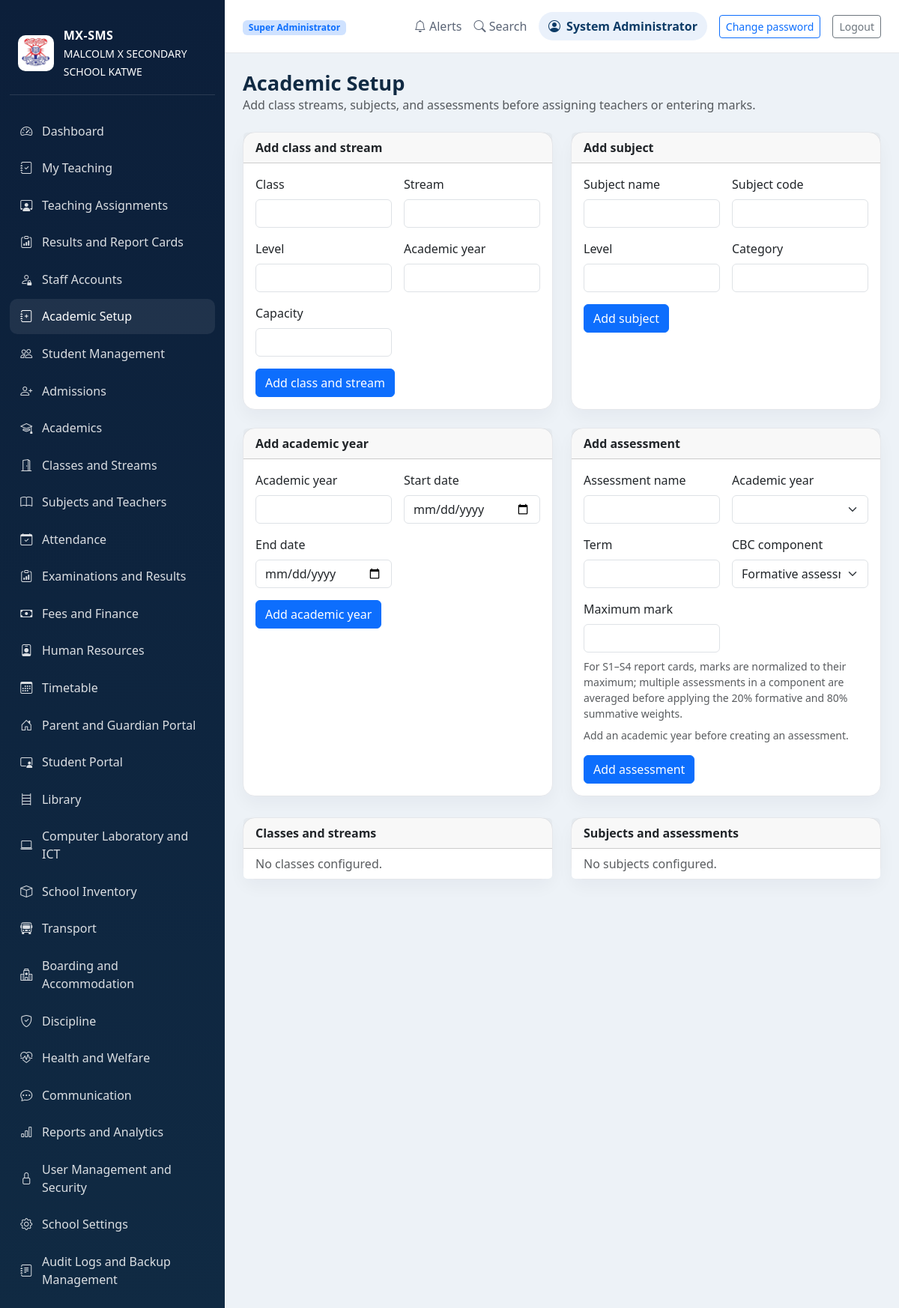
Screenshot of /academic-setup (signed in) with the database file from the repository.
### app/models.py (models this page shows, shortened)
class Role(db.Model):
    __tablename__ = "role"
    id: Mapped[int] = mapped_column(Integer, primary_key=True)
    name: Mapped[str] = mapped_column(String(80), unique=True, nullable=False)
    description: Mapped[str] = mapped_column(Text, default="")
    permissions: Mapped[list["Permission"]] = relationship(
        "Permission",
        secondary=roles_permissions,
        back_populates="roles",
        cascade="all, delete",
    )
    users: Mapped[list["User"]] = relationship("User", back_populates="role")

class User(UserMixin, db.Model):
    __tablename__ = "user"
    id: Mapped[int] = mapped_column(Integer, primary_key=True)
    username: Mapped[str] = mapped_column(String(40), unique=True, nullable=False)
    email: Mapped[str] = mapped_column(String(120), unique=True, nullable=False)
    password_hash: Mapped[str] = mapped_column(String(255), nullable=False)
    first_name: Mapped[str] = mapped_column(String(80), nullable=False)
    last_name: Mapped[str] = mapped_column(String(80), nullable=False)
    role_id: Mapped[int | None] = mapped_column(ForeignKey("role.id"), nullable=True)
    is_active: Mapped[bool] = mapped_column(default=True)
    created_at: Mapped[datetime] = mapped_column(DateTime, default=datetime.utcnow)
    role: Mapped[Role | None] = relationship("Role", back_populates="users")
    @property
    def full_name(self):
        return f"{self.first_name} {self.last_name}".strip()

### app/routes.py (the view)
@main.route("/academic-setup")
@login_required
def academic_setup():
    assessment_form = AssessmentForm()
    academic_years = AcademicYear.query.order_by(AcademicYear.name.desc()).all()
    assessment_form.academic_year_id.choices = [
        (year.id, year.name) for year in academic_years
    ]
    return render_template(
        "academic_setup.html",
        class_form=ClassRoomForm(),
        subject_form=SubjectForm(),
        year_form=AcademicYearForm(),
        assessment_form=assessment_form,
        classes=ClassRoom.query.order_by(ClassRoom.name, ClassRoom.stream).all(),
        subjects=Subject.query.order_by(Subject.name).all(),
        years=AcademicYear.query.order_by(AcademicYear.name.desc()).all(),
        assessments=Assessment.query.order_by(Assessment.id.desc()).all(),
    )

### app/forms.py
class AssessmentForm(FlaskForm):
    name = StringField("Assessment name", validators=[DataRequired(), Length(max=80)])
    academic_year_id = SelectField("Academic year", coerce=int, validators=[DataRequired()])
    term = StringField("Term", validators=[DataRequired(), Length(max=40)])
    component = SelectField(
        "CBC component",
        choices=[
            ("Formative", "Formative assessment (20%)"),
            ("Summative", "Summative assessment (80%)"),
        ],
        validators=[DataRequired()],
    )
    max_marks = IntegerField(
        "Maximum mark",
        validators=[InputRequired(), NumberRange(min=1)],
    )
    submit = SubmitField("Add assessment")

class ClassRoomForm(FlaskForm):
    name = StringField("Class", validators=[DataRequired(), Length(max=80)])
    stream = StringField("Stream", validators=[Optional(), Length(max=30)])
    level = StringField("Level", validators=[DataRequired(), Length(max=30)])
    academic_year = StringField("Academic year", validators=[DataRequired(), Length(max=20)])
    capacity = IntegerField("Capacity", validators=[InputRequired(), NumberRange(min=1)])
    submit = SubmitField("Add class and stream")

### app/routes.py (called while the page is built)
def role_name(user=None):
    user = user or current_user._get_current_object()
    if isinstance(user, StudentAccount):
        return "Student"
    user_role = getattr(user, "role", None)
    return user_role.name if user_role else None

@main.before_request
def restrict_student_access():
    if not current_user.is_authenticated:
        return None
    user = current_user._get_current_object()
    endpoint = request.endpoint
    if isinstance(user, StudentAccount):
        if endpoint not in STUDENT_ENDPOINTS:
            return redirect(url_for("main.student_portal"))
        return None
    role = role_name(user)
    if role == "Super Administrator":
        return None
    if endpoint not in ROLE_ENDPOINTS.get(role, set()):
        abort(403)
    return None

### app/templates/academic_setup.html (shortened to what this page needs)
{% extends 'base.html' %}
{% block content %}
<div class="mb-4">
  <h2 class="page-title">Academic Setup</h2>
  <p class="text-muted mb-0">Add class streams, subjects, and assessments before assigning teachers or entering marks.</p>
</div>
<div class="row g-4">
  <div class="col-lg-6">
    <div class="card h-100">
      <div class="card-header"><strong>Add class and stream</strong></div>
      <div class="card-body">
        <form method="POST" action="{{ url_for('main.create_class_room') }}">
          <div class="row g-3">
            {% for field in [class_form.name, class_form.stream, class_form.level, class_form.academic_year, class_form.capacity] %}
              <div class="col-md-6">{{ field.label(class_='form-label') }}{{ field(class_='form-control') }}</div>
            {% endfor %}
          </div>
          <div class="mt-3">{{ class_form.submit(class_='btn btn-primary') }}</div>
        </form>
      </div>
    </div>
  </div>
  <div class="col-lg-6">
    <div class="card h-100">
      <div class="card-header"><strong>Add subject</strong></div>
      <div class="card-body">
        <form method="POST" action="{{ url_for('main.create_subject') }}">
          <div class="row g-3">
            {% for field in [subject_form.name, subject_form.code, subject_form.level, subject_form.category] %}
              <div class="col-md-6">{{ field.label(class_='form-label') }}{{ field(class_='form-control') }}</div>
            {% endfor %}
          </div>
          <div class="mt-3">{{ subject_form.submit(class_='btn btn-primary') }}</div>
        </form>
      </div>
    </div>
  </div>
  <div class="col-lg-6">
    <div class="card h-100">
      <div class="card-header"><strong>Add academic year</strong></div>
      <div class="card-body">
        <form method="POST" action="{{ url_for('main.create_academic_year') }}">
          <div class="row g-3">
            {% for field in [year_form.name, year_form.start_date, year_form.end_date] %}
              <div class="col-md-6">{{ field.label(class_='form-label') }}{{ field(class_='form-control') }}</div>
            {% endfor %}
          </div>
          <div class="mt-3">{{ year_form.submit(class_='btn btn-primary') }}</div>
        </form>
      </div>
    </div>
  </div>
  <div class="col-lg-6">
    <div class="card h-100">
      <div class="card-header"><strong>Add assessment</strong></div>
      <div class="card-body">
        <form method="POST" action="{{ url_for('main.create_assessment') }}">
          <div class="row g-3">
            {% for field in [assessment_form.name, assessment_form.academic_year_id, assessment_form.term, assessment_form.component, assessment_form.max_marks] %}
              <div class="col-md-6">{{ field.label(class_='form-label') }}{{ field(class_='form-select' if field.name in ['academic_year_id', 'component'] else 'form-control') }}</div>
            {% endfor %}
          </div>
          <div class="form-text mt-2">For S1–S4 report cards, marks are normalized to their maximum; multiple assessments in a component are averaged before applying the 20% formative and 80% summative weights.</div>
          {% if not years %}<div class="form-text mt-2">Add an academic year before creating an assessment.</div>{% endif %}
          <div class="mt-3">{{ assessment_form.submit(class_='btn btn-primary') }}</div>
        </form>
      </div>
    </div>
  </div>
</div>
<div class="row g-4 mt-1">
  <div class="col-lg-6">
    <div class="card">
      <div class="card-header"><strong>Classes and streams</strong></div>
      <ul class="list-group list-group-flush">
        {% for room in classes %}<li class="list-group-item">{{ room.label }} <span class="text-muted">· {{ room.academic_year }}</span></li>{% else %}<li class="list-group-item text-muted">No classes configured.</li>{% endfor %}
      </ul>
    </div>
  </div>
  <div class="col-lg-6">
    <div class="card">
      <div class="card-header"><strong>Subjects and assessments</strong></div>
      <ul class="list-group list-group-flush">
        {% for subject in subjects %}<li class="list-group-item">{{ subject.name }} <span class="text-muted">({{ subject.code }})</span></li>{% else %}<li class="list-group-item text-muted">No subjects configured.</li>{% endfor %}
      </ul>
    </div>
  </div>
</div>
{% endblock %}

### app/templates/base.html (shortened to what this page needs)
<!DOCTYPE html>
<html lang="en">
  <head>
    <link href="https://cdn.jsdelivr.net/npm/bootstrap@5.3.3/dist/css/bootstrap.min.css" rel="stylesheet" />
    <link rel="stylesheet" href="https://cdn.jsdelivr.net/npm/bootstrap-icons@1.11.3/font/bootstrap-icons.min.css" />
    <link rel="stylesheet" href="{{ url_for('static', filename='css/style.css') }}" />
  </head>
  <body>
    {% if current_user.is_authenticated %}
    <div class="app-shell d-flex">
      <aside class="sidebar">
        <div class="brand-box">
          <img
            class="school-badge sidebar-school-badge"
            src="{{ url_for('static', filename=school.profile_photo) if school and school.profile_photo else url_for('static', filename='images/school-badge.png') }}"
            alt="{{ school.name ~ ' profile picture' if school and school.profile_photo else 'Malcolm X Secondary School badge' }}"
          />
          <div>
            <div class="brand-name">MX-SMS</div>
            <small>{{ school_name }}</small>
          </div>
        </div>
        <nav class="nav flex-column mt-4 sidebar-nav">
          {% for module in module_nav %}
            <a class="nav-link {% if request.endpoint == module.route %}active{% endif %}" href="{{ url_for(module.route) }}">
              <i class="bi {{ module.icon }}"></i>
              <span>{{ module.label }}</span>
            </a>
          {% endfor %}
        </nav>
      </aside>
      <main class="content-area">
        <header class="topbar">
          <div>
            <span class="badge bg-primary-subtle text-primary">
              {{ 'Student portal' if is_student_user else user_role }}
            </span>
          </div>
          <div class="topbar-actions">
            <span class="me-3"><i class="bi bi-bell"></i> Alerts</span>
            <span class="me-3"><i class="bi bi-search"></i> Search</span>
            <span class="user-pill"><i class="bi bi-person-circle"></i> {{ current_user.full_name }}</span>
            {% if not is_student_user %}
              <a href="{{ url_for('main.staff_change_password') }}" class="btn btn-sm btn-outline-primary ms-3">Change password</a>
            {% endif %}
            <a href="{{ url_for('main.logout') }}" class="btn btn-sm btn-outline-secondary ms-3">Logout</a>
          </div>
        </header>
        <div class="page-body">{% block content %}{% endblock %}</div>
      </main>
    </div>
    {% endif %}
  </body>
</html>

### app/static/css/style.css (style rules this page uses)
:root { --primary: #0d3b66; --primary-soft: #eaf1fb; --navy: #102a43; --muted: #5b6576; --panel: #f8fafc; --light-border: #e5e7eb; --success: #1b9c85; --warning: #f4b942; --info: #3b82f6; }
body { background: #edf2f7; color: #1f2937; font-family: "Segoe UI", Tahoma, sans-serif; }
.school-badge { display: block; flex: 0 0 auto; object-fit: contain; background: #fff; border-radius: 10px; }
.sidebar-school-badge { width: 48px; height: 48px; padding: 2px; }
.app-shell { min-height: 100vh; }
.sidebar { width: 300px; background: linear-gradient(180deg, #0c1f3a 0%, #102a43 100%); color: white; padding: 1.2rem 0.8rem; overflow-y: auto; }
.brand-box { display: flex; align-items: center; gap: 0.8rem; padding: 1rem 0.7rem 1.2rem; border-bottom: 1px solid rgba(255, 255, 255, 0.12); }
.brand-name { font-weight: 700; letter-spacing: 0.03em; }
.sidebar-nav { gap: 0.2rem; }
.sidebar-nav .nav-link { color: rgba(255,255,255,0.85); border-radius: 10px; padding: 0.7rem 0.9rem; display: flex; align-items: center; gap: 0.8rem; transition: 0.2s ease; }
.sidebar-nav .nav-link:hover, .sidebar-nav .nav-link.active { background: rgba(255,255,255,0.08); color: white; }
.content-area { flex: 1; background: #edf2f7; }
.topbar { background: white; border-bottom: 1px solid var(--light-border); padding: 1rem 1.5rem; display: flex; justify-content: space-between; align-items: center; }
.topbar-actions { display: flex; align-items: center; color: var(--muted); }
.user-pill { display: inline-flex; align-items: center; gap: 0.5rem; background: var(--primary-soft); border-radius: 999px; padding: 0.45rem 0.8rem; color: var(--primary); font-weight: 600; }
.page-body { padding: 1.5rem; }
.page-title { font-size: clamp(1.7rem, 2vw, 2.3rem); font-weight: 700; color: var(--navy); margin: 0; }
.card { border: 1px solid var(--light-border); border-radius: 16px; box-shadow: 0 10px 22px rgba(15, 23, 42, 0.04); background: white; }

### rows the page displays
Role: name "Super Administrator"
User: is_active True (drawn), full_name "System Administrator"

### other values shown
{{ school_name }} "MALCOLM X SECONDARY SCHOOL KATWE"
{{ module.label }} "Dashboard" "My Teaching" "Teaching Assignments" "Results and Report Cards" "Staff Accounts" "Academic Setup" "Student Management" "Admissions" "Academics" "Classes and Streams" "Subjects and Teachers" "Attendance" "Examinations and Results" "Fees and Finance" "Human Resources" "Timetable" "Parent and Guardian Portal" "Student Portal" "Library" "Computer Laboratory and ICT" "School Inventory" "Transport" "Boarding and Accommodation" "Discipline" "Health and Welfare" "Communication" "Reports and Analytics" "User Management and Security" "School Settings" "Audit Logs and Backup Management"
{{ field.label(class_='form-label') }} "Class" "Stream" "Level" "Academic year" "Capacity"
{{ field.label(class_='form-label') }} "Subject name" "Subject code" "Level" "Category"
{{ field.label(class_='form-label') }} "Academic year" "Start date" "End date"
{{ field.label(class_='form-label') }} "Assessment name" "Academic year" "Term" "CBC component" "Maximum mark"
